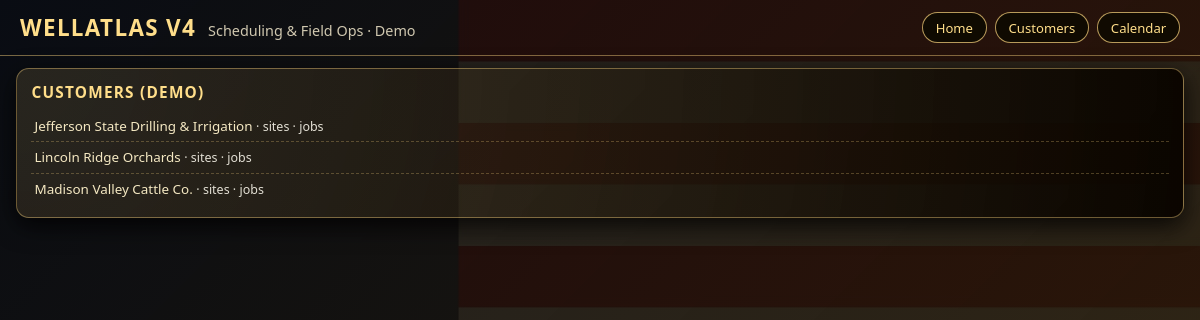
Page /customers on the committed database.
### tables this page shows
CREATE TABLE customers (
    id INTEGER PRIMARY KEY AUTOINCREMENT,
    name TEXT NOT NULL
);

### app.py (the view)
@app.route("/customers")
def customers():
    conn = get_db()
    cur = conn.cursor()
    cur.execute("SELECT * FROM customers ORDER BY name ASC")
    customers = cur.fetchall()
    return render_template("customers.html", customers=customers)

### app.py (called while the page is built)
def get_db():
    conn = sqlite3.connect(DATABASE)
    conn.row_factory = sqlite3.Row
    return conn

### templates/customers.html
{% extends "base.html" %}
{% block content %}
<section class="card" style="grid-column: 1 / -1;">
  <div class="card-header">
    <div class="card-title">Customers (Demo)</div>
  </div>
  <ul class="list">
    {% for c in customers %}
    <li class="list-item">
      <a href="{{ url_for('customer_detail', customer_id=c['id']) }}">{{ c['name'] }}</a>
      <span class="small"> · {{ c['site_count'] }} sites · {{ c['job_count'] }} jobs</span>
    </li>
    {% endfor %}
  </ul>
</section>
{% endblock %}

### static/styles.css (style rules this page uses)
body { margin: 0; font-family: system-ui, -apple-system, BlinkMacSystemFont, "Segoe UI", sans-serif; color: #f8f5e9; background: #000; background-image: url('/static/wallpaper.jpg'); background-size: cover; background-attachment: fixed; background-position: center; }
.card { background: radial-gradient(circle at top left, rgba(255,215,128,0.12), rgba(10,5,0,0.97)); border-radius: 0.8rem; border: 1px solid rgba(255,215,128,0.4); padding: 0.8rem 0.9rem; box-shadow: 0 8px 24px rgba(0,0,0,0.8); }
.card-header { display: flex; justify-content: space-between; align-items: center; margin-bottom: 0.45rem; }
.card-title { font-size: 0.96rem; font-weight: 600; color: #ffde8a; text-transform: uppercase; letter-spacing: 0.08em; }
.list { list-style: none; margin: 0; padding: 0; }
.list-item { padding: 0.4rem 0.2rem; border-bottom: 1px dashed rgba(255,215,128,0.26); font-size: 0.84rem; }
.list-item:last-child { border-bottom: none; }
.small { font-size: 0.78rem; opacity: 0.9; }
a { color: #f4e8c2; text-decoration: none; }

### rows in the picture
customers: name "Jefferson State Drilling & Irrigation"
customers: name "Lincoln Ridge Orchards"
customers: name "Madison Valley Cattle Co."
